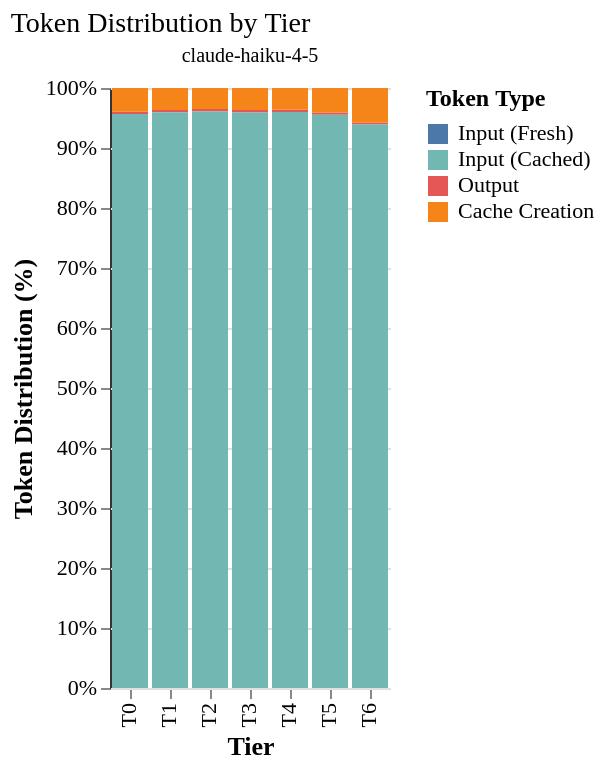

Vega-Lite specification stored for this chart:
### Vega-Lite specification from a JSON file in a GitHub repository (floating-point values rounded to 4 significant figures)
{"config": {"font": "serif", "axis": {"labelFontSize": 11, "titleFontSize": 13, "gridColor": "#e0e0e0", "domainColor": "#333333"}, "legend": {"labelFontSize": 11, "titleFontSize": 12}, "title": {"fontSize": 14, "anchor": "start", "fontWeight": "normal"}, "view": {"stroke": null, "continuousWidth": 400, "continuousHeight": 300}, "mark": {"tooltip": true}}, "data": {"name": "data-d52b3812fa7e86bd4ccde00ebc35c4e1"}, "facet": {"column": {"field": "agent_model", "title": null, "type": "nominal"}}, "spec": {"mark": {"type": "bar"}, "encoding": {"color": {"field": "token_type_label", "scale": {"domain": ["Input (Fresh)", "Input (Cached)", "Output", "Cache Creation"], "range": ["#4C78A8", "#72B7B2", "#E45756", "#F58518"]}, "title": "Token Type", "type": "nominal"}, "order": {"field": "token_type_order", "type": "quantitative"}, "tooltip": [{"field": "tier", "title": "Tier", "type": "ordinal"}, {"field": "token_type_label", "title": "Token Type", "type": "nominal"}, {"field": "tokens", "format": ",d", "title": "Mean Tokens", "type": "quantitative"}], "x": {"field": "tier", "sort": ["T0", "T1", "T2", "T3", "T4", "T5", "T6"], "title": "Tier", "type": "ordinal"}, "y": {"field": "tokens", "stack": "normalize", "title": "Token Distribution (%)", "type": "quantitative"}}}, "title": "Token Distribution by Tier", "$schema": "https://vega.github.io/schema/vega-lite/v6.1.0.json", "datasets": {"data-d52b3812fa7e86bd4ccde00ebc35c4e1": [{"agent_model": "claude-haiku-4-5", "tier": "T0", "token_type": "input_tokens", "tokens": 67.41, "token_type_label": "Input (Fresh)", "token_type_order": 0}, {"agent_model": "claude-haiku-4-5", "tier": "T1", "token_type": "input_tokens", "tokens": 41.96, "token_type_label": "Input (Fresh)", "token_type_order": 0}, {"agent_model": "claude-haiku-4-5", "tier": "T2", "token_type": "input_tokens", "tokens": 43.12, "token_type_label": "Input (Fresh)", "token_type_order": 0}, {"agent_model": "claude-haiku-4-5", "tier": "T3", "token_type": "input_tokens", "tokens": 59.92, "token_type_label": "Input (Fresh)", "token_type_order": 0}, {"agent_model": "claude-haiku-4-5", "tier": "T4", "token_type": "input_tokens", "tokens": 41.43, "token_type_label": "Input (Fresh)", "token_type_order": 0}, {"agent_model": "claude-haiku-4-5", "tier": "T5", "token_type": "input_tokens", "tokens": 49.23, "token_type_label": "Input (Fresh)", "token_type_order": 0}, {"agent_model": "claude-haiku-4-5", "tier": "T6", "token_type": "input_tokens", "tokens": 47.0, "token_type_label": "Input (Fresh)", "token_type_order": 0}, {"agent_model": "claude-haiku-4-5", "tier": "T0", "token_type": "output_tokens", "tokens": 2409.0, "token_type_label": "Output", "token_type_order": 2}, {"agent_model": "claude-haiku-4-5", "tier": "T1", "token_type": "output_tokens", "tokens": 2601.0, "token_type_label": "Output", "token_type_order": 2}, {"agent_model": "claude-haiku-4-5", "tier": "T2", "token_type": "output_tokens", "tokens": 2659.0, "token_type_label": "Output", "token_type_order": 2}, {"agent_model": "claude-haiku-4-5", "tier": "T3", "token_type": "output_tokens", "tokens": 2637.0, "token_type_label": "Output", "token_type_order": 2}, {"agent_model": "claude-haiku-4-5", "tier": "T4", "token_type": "output_tokens", "tokens": 2584.0, "token_type_label": "Output", "token_type_order": 2}, {"agent_model": "claude-haiku-4-5", "tier": "T5", "token_type": "output_tokens", "tokens": 2565.0, "token_type_label": "Output", "token_type_order": 2}, {"agent_model": "claude-haiku-4-5", "tier": "T6", "token_type": "output_tokens", "tokens": 2665.0, "token_type_label": "Output", "token_type_order": 2}, {"agent_model": "claude-haiku-4-5", "tier": "T0", "token_type": "cache_creation_tokens", "tokens": 24500.0, "token_type_label": "Cache Creation", "token_type_order": 3}, {"agent_model": "claude-haiku-4-5", "tier": "T1", "token_type": "cache_creation_tokens", "tokens": 24670.0, "token_type_label": "Cache Creation", "token_type_order": 3}, {"agent_model": "claude-haiku-4-5", "tier": "T2", "token_type": "cache_creation_tokens", "tokens": 23350.0, "token_type_label": "Cache Creation", "token_type_order": 3}, {"agent_model": "claude-haiku-4-5", "tier": "T3", "token_type": "cache_creation_tokens", "tokens": 24240.0, "token_type_label": "Cache Creation", "token_type_order": 3}, {"agent_model": "claude-haiku-4-5", "tier": "T4", "token_type": "cache_creation_tokens", "tokens": 24470.0, "token_type_label": "Cache Creation", "token_type_order": 3}, {"agent_model": "claude-haiku-4-5", "tier": "T5", "token_type": "cache_creation_tokens", "tokens": 28150.0, "token_type_label": "Cache Creation", "token_type_order": 3}, {"agent_model": "claude-haiku-4-5", "tier": "T6", "token_type": "cache_creation_tokens", "tokens": 47390.0, "token_type_label": "Cache Creation", "token_type_order": 3}, {"agent_model": "claude-haiku-4-5", "tier": "T0", "token_type": "cache_read_tokens", "tokens": 593600.0, "token_type_label": "Input (Cached)", "token_type_order": 1}, {"agent_model": "claude-haiku-4-5", "tier": "T1", "token_type": "cache_read_tokens", "tokens": 644800.0, "token_type_label": "Input (Cached)", "token_type_order": 1}, {"agent_model": "claude-haiku-4-5", "tier": "T2", "token_type": "cache_read_tokens", "tokens": 638300.0, "token_type_label": "Input (Cached)", "token_type_order": 1}, {"agent_model": "claude-haiku-4-5", "tier": "T3", "token_type": "cache_read_tokens", "tokens": 632200.0, "token_type_label": "Input (Cached)", "token_type_order": 1}, {"agent_model": "claude-haiku-4-5", "tier": "T4", "token_type": "cache_read_tokens", "tokens": 649300.0, "token_type_label": "Input (Cached)", "token_type_order": 1}, {"agent_model": "claude-haiku-4-5", "tier": "T5", "token_type": "cache_read_tokens", "tokens": 657600.0, "token_type_label": "Input (Cached)", "token_type_order": 1}, {"agent_model": "claude-haiku-4-5", "tier": "T6", "token_type": "cache_read_tokens", "tokens": 772700.0, "token_type_label": "Input (Cached)", "token_type_order": 1}]}}
